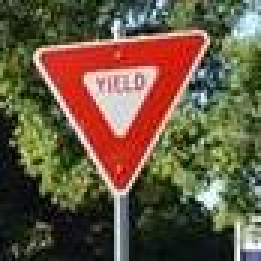
#> input picture german_web_images/set_all/0f49174cf4449b30593cee498b1622a2f01be36f.jpg, 87 x 87 px (shown 3 times larger); its folder holds only this picture in this run
$ jupyter execute --allow-errors Traffic_Sign_Classifier.ipynb   (shell and % lines are left out)   (older library calls are emulated)
#> lines starting #> are read from the running program, lines starting #| are printed output that depends on the picture
# Self-Driving Car Engineer Nanodegree

## Deep Learning

## Project: Build a Traffic Sign Recognition Classifier

In this notebook, a template is provided for you to implement your functionality in stages, which is required to successfully complete this project. If additional code is required that cannot be included in the notebook, be sure that the Python code is successfully imported and included in your submission if necessary.

> **Note**: Once you have completed all of the code implementations, you need to finalize your work by exporting the iPython Notebook as an HTML document. Before exporting the notebook to html, all of the code cells need to have been run so that reviewers can see the final implementation and output. You can then export the notebook by using the menu above and navigating to  \n",
    "**File -> Download as -> HTML (.html)**. Include the finished document along with this notebook as your submission.

In addition to implementing code, there is a writeup to complete. The writeup should be completed in a separate file, which can be either a markdown file or a pdf document. There is a [write up template](https://github.com/udacity/CarND-Traffic-Sign-Classifier-Project/blob/master/writeup_template.md) that can be used to guide the writing process. Completing the code template and writeup template will cover all of the [rubric points](https://review.udacity.com/#!/rubrics/481/view) for this project.

The [rubric](https://review.udacity.com/#!/rubrics/481/view) contains "Stand Out Suggestions" for enhancing the project beyond the minimum requirements. The stand out suggestions are optional. If you decide to pursue the "stand out suggestions", you can include the code in this Ipython notebook and also discuss the results in the writeup file.

>**Note:** Code and Markdown cells can be executed using the **Shift + Enter** keyboard shortcut. In addition, Markdown cells can be edited by typically double-clicking the cell to enter edit mode.

---
## Step 0: Load The Data

[cell 1]
### Imports:

from tensorflow.contrib.layers import flatten
import pickle
import numpy as np
import cv2
import random
import tensorflow as tf
from sklearn.utils import shuffle
import os
import matplotlib.pyplot as plt
plt.interactive(True)

### Constants (in caps):

TRAINING_FILE = '../traffic-signs-data/train.p'   ### path to the provided training file.
VALIDATION_FILE = '../traffic-signs-data/valid.p' ### path to the provided validation file.
TESTING_FILE = '../traffic-signs-data/test.p'     ### path to the provided test file.
SIGNNAMES_FILE = 'signnames.csv'                  ### path to the signnames files (class vs name).
EPOCHS = 10                                       ### number of epochs during training.
BATCH_SIZE = 512                                  ### batch size during training.
MU = 0                                            ### mean for the weights in the convolutional and fully connected layers.
SIGMA = 0.1                                       ### std dev for the weights in the convolutional and fully connected layers.
RATE = 0.002                                      ### learning rate.
CHANNELS = 1                                      ### depth of the training-validation-test images (1 for gray, 3 for color).
SAVED_MODEL = 'saved/trained_model'               ### path to where the results of training are saved.
DATASET_DISPLAY = 5                               ### subplots for the visualization of the database.
SCREENSIZE = (16, 8.5)                            ### in inches of my screen.
KEEP_PROB = 0.7                                   ### keep probability for the dropout.
NEW_IMS_DIR = 'german_web_images/set_all'         ### where the new images (from the web) are stored.

### Class to determine execution times (in our case for the training of the CNN):

class TimeExecution():
    from datetime import datetime
    def __enter__(self):
        self.start = self.datetime.now()
    def __exit__(self, *args, **kwargs):
        print('Runtime: {}'.format(self.datetime.now() - self.start))

#> (a cell that did not finish here is left out)

---

## Step 1: Dataset Summary & Exploration

The pickled data is a dictionary with 4 key/value pairs:

- `'features'` is a 4D array containing raw pixel data of the traffic sign images, (num examples, width, height, channels).
- `'labels'` is a 1D array containing the label/class id of the traffic sign. The file `signnames.csv` contains id -> name mappings for each id.
- `'sizes'` is a list containing tuples, (width, height) representing the original width and height the image.
- `'coords'` is a list containing tuples, (x1, y1, x2, y2) representing coordinates of a bounding box around the sign in the image. **THESE COORDINATES ASSUME THE ORIGINAL IMAGE. THE PICKLED DATA CONTAINS RESIZED VERSIONS (32 by 32) OF THESE IMAGES**

Complete the basic data summary below. Use python, numpy and/or pandas methods to calculate the data summary rather than hard coding the results. For example, the [pandas shape method](http://pandas.pydata.org/pandas-docs/stable/generated/pandas.DataFrame.shape.html) might be useful for calculating some of the summary results.

### Provide a Basic Summary of the Data Set Using Python, Numpy and/or Pandas

#> (a cell that did not finish here is left out)

### Include an exploratory visualization of the dataset

Visualize the German Traffic Signs Dataset using the pickled file(s). This is open ended, suggestions include: plotting traffic sign images, plotting the count of each sign, etc.

The [Matplotlib](http://matplotlib.org/) [examples](http://matplotlib.org/examples/index.html) and [gallery](http://matplotlib.org/gallery.html) pages are a great resource for doing visualizations in Python.

**NOTE:** It's recommended you start with something simple first. If you wish to do more, come back to it after you've completed the rest of the sections. It can be interesting to look at the distribution of classes in the training, validation and test set. Is the distribution the same? Are there more examples of some classes than others?

[cell 4]
### Define a function to read the signnames.csv file. This file contains the class number vs the traffic sign name
### for our database. Then we store this information into variables (including the count of each sign).

def read_sign_names(file):
    """
    Keyword arguments:
    file -- a two-column csv file with a header
    Returns variables for the class number and traffic sign name.
    """
    fid = open(file, 'r')
    lines = fid.readlines()
    t = 0
    number = []
    name = []
    for line in lines:
        aux = line.split(',')
        if t >= 1:
            number.append(aux[0])
            name.append(aux[1])
        t += 1
    fid.close()
    return number, name

#> (the rest of this cell did not finish here and is left out)

#> (a cell that did not finish here is left out)

#> (a cell that did not finish here is left out)

[cell 7]
### Now we plot the count of each sign for our database (normalized)
### The distribution for the Training images is in red, for Validation images is in tan, and for Test images is in lime.

fig, ax0 = plt.subplots(nrows=1, ncols=1, figsize=SCREENSIZE)
colors = ['red', 'tan', 'lime']
#> (the rest of this cell did not finish here and is left out)

[cell 8]
### We can see from this histogram for the Training, Validation, and Test distributions that they are highly
### unbalanced across classes. But in a similar way amongst them.
### The distributions are normalized in this plot, but as we have seen they have very different total sizes
### (Training = 34799 images, Validation = 4410 images, and Test = 12630 images)

----

## Step 2: Design and Test a Model Architecture

Design and implement a deep learning model that learns to recognize traffic signs. Train and test your model on the [German Traffic Sign Dataset](http://benchmark.ini.rub.de/?section=gtsrb&subsection=dataset).

The LeNet-5 implementation shown in the [classroom](https://classroom.udacity.com/nanodegrees/nd013/parts/fbf77062-5703-404e-b60c-95b78b2f3f9e/modules/6df7ae49-c61c-4bb2-a23e-6527e69209ec/lessons/601ae704-1035-4287-8b11-e2c2716217ad/concepts/d4aca031-508f-4e0b-b493-e7b706120f81) at the end of the CNN lesson is a solid starting point. You'll have to change the number of classes and possibly the preprocessing, but aside from that it's plug and play!

With the LeNet-5 solution from the lecture, you should expect a validation set accuracy of about 0.89. To meet specifications, the validation set accuracy will need to be at least 0.93. It is possible to get an even higher accuracy, but 0.93 is the minimum for a successful project submission.

There are various aspects to consider when thinking about this problem:

- Neural network architecture (is the network over or underfitting?)
- Play around preprocessing techniques (normalization, rgb to grayscale, etc)
- Number of examples per label (some have more than others).
- Generate fake data.

Here is an example of a [published baseline model on this problem](http://yann.lecun.com/exdb/publis/pdf/sermanet-ijcnn-11.pdf). It's not required to be familiar with the approach used in the paper but, it's good practice to try to read papers like these.

### Pre-process the Data Set (normalization, grayscale, etc.)

Minimally, the image data should be normalized so that the data has mean zero and equal variance. For image data, `(pixel - 128)/ 128` is a quick way to approximately normalize the data and can be used in this project.

Other pre-processing steps are optional. You can try different techniques to see if it improves performance.

Use the code cell (or multiple code cells, if necessary) to implement the first step of your project.

[cell 9]
### Here I define the functions necessary to pre-process our dataset.

def preprocessing_grayscale(image_data):
    """
    Keyword arguments:
    image_data -- any image from our dataset.
    Returns a gray-scale equivalent of the input.
    """
    return cv2.cvtColor(image_data, cv2.COLOR_RGB2GRAY) # Or use BGR2GRAY if you read an image with cv2.imread()

### For the normalization procedure,
### I *extend the dynamic range* from the raw images to a full extent from -0.5 to 0.5, with a zero mean
### (minimum raw will correspond to pre-processed -0.5, while maximum raw will correspond to pre-processed 0.5):

def preprocessing_normalization(image_data):
    """
    Keyword arguments:
    image_data -- any image from our dataset.
    Returns a normalized equivalent of the input (zero mean and full dynamic range).
    """
    xmin = np.min(image_data)
    xmax = np.max(image_data)
    a = -0.5
    b = 0.5
    return a + (image_data-xmin)*(b-a)/(xmax-xmin)

#> (a cell that did not finish here is left out)

[cell 11]
### Data visualization of the Pre-processed DataSet:
### The same 5 randomly selected images for each sign shown in the DataSet Visualization section are seen here.
### Only the first 20 classes are included in the following 20 figures (grayscale and normalined pre-processed):

t = 0
#> (the rest of this cell did not finish here and is left out)

### Model Architecture

[cell 12]
### These are the functions that I'll use in the model architecture of my CNN.
### They define a i) convolutional 2D layer, ii) max pool layer, and finally iii) a fully connected layer.

# [44 lines left out: functions conv2d, maxpool, fully_connected, not called in this run]

[cell 13]
### The architecture of my model is defined here. It's composed by 4 convolutional layers (all but one with maxpool)
### followed by three fully connected layers. This architecture follows closely the AlexNet implementation
### (http://papers.nips.cc/paper/4824-imagenet-classification-with-deep-convolutional-neural-networks).

### Some changes w.r.t. AlexNet are due to the small dimension of our dataset images, i) layer dimensions are
### smaller, and we have one less convolutional layer. We applied dropout in all but one fully-connected layer for
### regularization purposes.

# [41 lines left out: function model_architecture, not called in this run]

### Train, Validate and Test the Model

A validation set can be used to assess how well the model is performing. A low accuracy on the training and validation
sets imply underfitting. A high accuracy on the training set but low accuracy on the validation set implies overfitting.

#> (a cell that did not finish here is left out)

#> (a cell that did not finish here is left out)

[cell 16]
### In the plot above we show training and validation accuracies over the course of 10 epochs.
### We stop training of our CNN after we reach a plateau of maximum training accuracy, as the model can't keep
### learning after this point and the problem of overfitting arises.

### As mentioned in the previous cell, we obtain an accuracy of 0.954 for the Test dataset.

---

## Step 3: Test a Model on New Images

To give yourself more insight into how your model is working, download at least five pictures of German traffic signs from the web and use your model to predict the traffic sign type.

You may find `signnames.csv` useful as it contains mappings from the class id (integer) to the actual sign name.

### Load and Output the Images

[cell 17]
### We obtain 12 new images from the web and udacity forums.
### These are stored at NEW_IMS_DIR = 'german_web_images/set_all'
### We load these new images with the method defined below:

def load_images_from_folder(folder):
    """
    This functions loads into an array all the images found in a given directory (the directory name is the input).
    """
#> called with folder = 'german_web_images/set_all'
    new_images = []
    for filename in os.listdir(folder):
        img = cv2.imread(os.path.join(folder, filename))
#> img is the input picture: shape (87, 87, 3); mean B, G, R 65.4, 87.8, 104.2
        if img is not None:
            new_images.append(img)
    return new_images

[cell 18]
### Now the new images are resized, such as their shape becomes (32x32x3), the same as our original dataset.

new_images = np.array(load_images_from_folder(NEW_IMS_DIR))

X_new_original = np.empty((len(os.listdir(NEW_IMS_DIR)), 32, 32, 3), dtype=np.uint8)
for i in range(X_new_original.shape[0]):
    X_new_original[i, :, :, :] = cv2.resize(new_images[i], (32, 32), interpolation=cv2.INTER_AREA)
    X_new_original[i, :, :, :] = cv2.cvtColor(X_new_original[i, :, :, :], cv2.COLOR_BGR2RGB)

[cell 19]
### The same pre-processing steps taken for the original dataset are followed here.

### If we choose to test on grayscale images we apply both the grayscale and normalization functions
### defined above.
### If we choose to test color images we use the equalizeHist function from OpenCV, which
### normalizes the brightness and increases the contrast of the image.

### Again, we choose to use gray-scale images, as in the above training, validation and testing of our CNN.

X_new = np.empty((len(os.listdir(NEW_IMS_DIR)), 32, 32, CHANNELS), dtype=np.uint8)
if CHANNELS == 1:
    X_new = np.array(list(map(lambda x: preprocessing_grayscale(x), X_new_original)))
#> in preprocessing_grayscale, `return cv2.cvtColor(image_data, cv2.COLOR_RGB2GRAY)`:
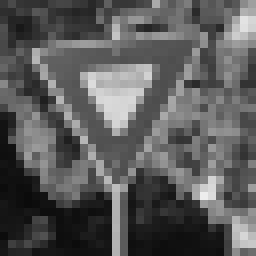
#> returned value: shape (32, 32) (shown 8 times larger); min 11, max 237, mean 90.1
    X_new = X_new[..., None]
    X_new = np.array(list(map(lambda x: preprocessing_normalization(x), X_new)))
#> in preprocessing_normalization, `xmin = np.min(image_data)`: xmin = 11
#> in preprocessing_normalization, `xmax = np.max(image_data)`: xmax = 237
else:
    assert CHANNELS == 3
    for channel in range(CHANNELS):
        X_new[:, :, :, channel] = np.array(list(map(lambda x: cv2.equalizeHist(x), X_new_original[:, :, :, channel])))

[cell 20]
### Finally, we plot the raw original images (top row) and the result of the pre-processing (bottom row).

fig = plt.figure(figsize=(SCREENSIZE[0], SCREENSIZE[1]/2))
fig.suptitle('Top row: Raw. Bottom row: preprocessed', fontsize=12)
for j in range(X_new.shape[0]):
    plt.subplot(2, X_new.shape[0], j+1)
    plt.axis('off')
    plt.imshow(X_new_original[j, :, :])
    if CHANNELS == 1:
        plt.subplot(2, X_new.shape[0], X_new.shape[0] + j + 1)
        plt.axis('off')
        plt.imshow(np.squeeze(X_new[j, :, :]), cmap='gray')
    if CHANNELS == 3:
        plt.subplot(2, X_new.shape[0], X_new.shape[0] + j + 1)
        plt.axis('off')
        plt.imshow(X_new[j, :, :])
    fig.savefig('my_images/new_images.jpg', dpi=None, facecolor='w', edgecolor='w', orientation='portrait', papertype=None,
                format=None, transparent=False, bbox_inches='tight', pad_inches=0.1, frameon=None)
#> this loop made 1 pass
#> pass 1, `fig.savefig('my_images/new_images.jpg', dpi=None, facecolor='w', edgec..`:
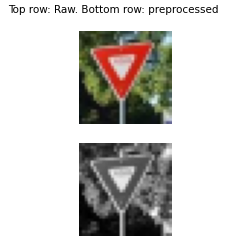
#> figure drawn by matplotlib, 2 panels

$ run again, on german_web_images/set_all/775ee5c29ab8170f9e069f86c0626c10749fa57c.jpg
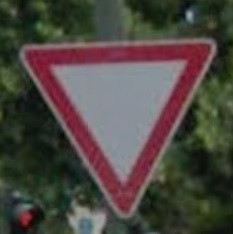
#> input picture german_web_images/set_all/775ee5c29ab8170f9e069f86c0626c10749fa57c.jpg, 233 x 234 px
#> in load_images_from_folder, img is the input picture: shape (234, 233, 3); mean B, G, R 65, 71.2, 76.9
#> in preprocessing_grayscale, `return cv2.cvtColor(image_data, cv2.COLOR_RGB2GRAY)`:
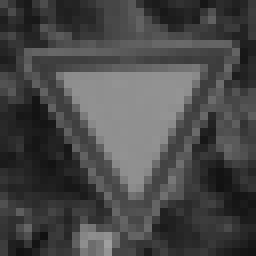
#> returned value: shape (32, 32) (shown 8 times larger); min 17, max 159, mean 72.2
#> xmin = 17
#> xmax = 159
#> the loop `for j in range(X_new.shape[0]):` made 1 pass
#> pass 1, `fig.savefig('my_images/new_images.jpg', dpi=None, facecolor='w', edgec..`:
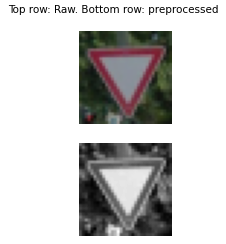
#> figure drawn by matplotlib, 2 panels

$ run again, on german_web_images/set_all/25e35cdae0128d4f50e90e31a767efda42cabe65.jpg
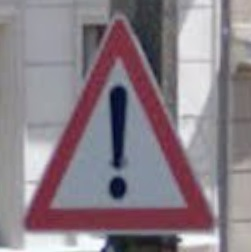
#> input picture german_web_images/set_all/25e35cdae0128d4f50e90e31a767efda42cabe65.jpg, 251 x 252 px
#> in load_images_from_folder, img is the input picture: shape (252, 251, 3); mean B, G, R 135.2, 127.3, 138.4
#> in preprocessing_grayscale, `return cv2.cvtColor(image_data, cv2.COLOR_RGB2GRAY)`:
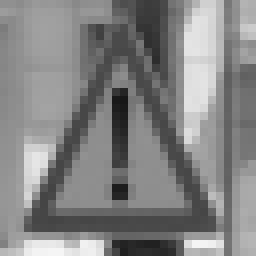
#> returned value: shape (32, 32) (shown 8 times larger); min 23, max 245, mean 131.5
#> xmin = 23
#> xmax = 245
#> the loop `for j in range(X_new.shape[0]):` made 1 pass
#> pass 1, `fig.savefig('my_images/new_images.jpg', dpi=None, facecolor='w', edgec..`:
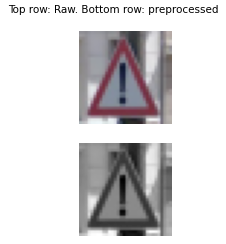
#> figure drawn by matplotlib, 2 panels
